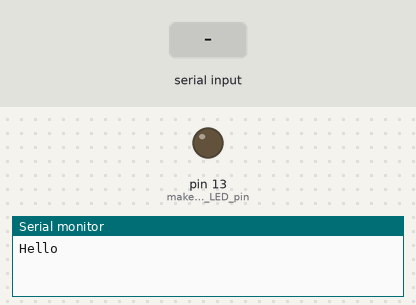
Bench run of a sketch on a simulated Arduino Uno, built with avr-gcc and run on an emulated ATmega328P. Parts: output pins drawn as LEDs (lit = HIGH), the last lines printed to the serial monitor. The inputs (shaded band) are chosen by the test bench.

Above: at 1.2 s.
1.3 s: "1" received over Serial
At 1.6 s:
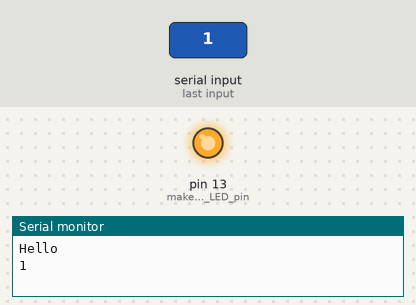
2.8 s: "0" received over Serial
At 3.9 s:
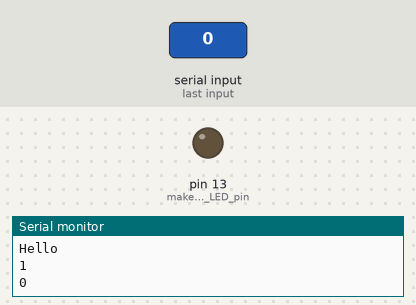
Timing chart, 0 to 5.8 s (numbered marks = the images above; inputs shaded):
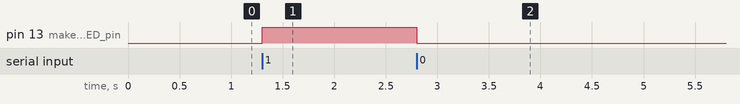

Measured:
- after the input at 1.3 s, pin 13 (make_the_LED_pin): LOW → HIGH at once
- after the input at 2.8 s, pin 13 (make_the_LED_pin): HIGH → LOW at once

The sketch:

sketch_jan21a.ino
```cpp
int data;

void setup() {
  // put your setup code here, to run once:
  Serial.begin(9600); //initialize serial COM at 9600 baudrate
  pinMode(13, OUTPUT); //make the LED pin (13) as output
  digitalWrite (13, LOW);
  Serial.println("Hello");
}

void loop() {
  // put your main code here, to run repeatedly:
 if (Serial.available()> 0)
  {
    data = Serial.read();
  }
   if (data == '1')
    {
    digitalWrite (13, HIGH);
    Serial.println(digitalRead(13));
    data = '2';
    }
   else if (data == '0')
    {
    digitalWrite (13, LOW);
    Serial.println(digitalRead(13));
    data = '2';
    }
}
```
